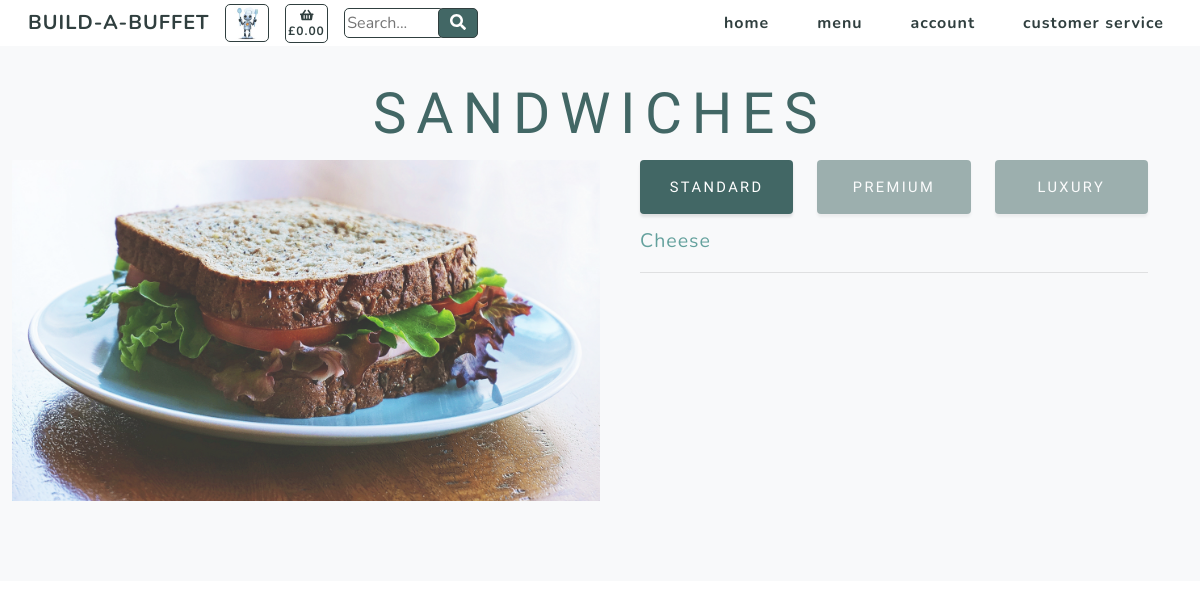
Screenshot of /products/?category=sandwiches with the database file from the repository.
### products/models.py (models this page shows, shortened)
class Category(models.Model):
    class Meta:
        verbose_name_plural = 'Categories'
    name = models.CharField(max_length=254)
    friendly_name = models.CharField(max_length=254, null=True, blank=True)
    image = models.ImageField(null=True, blank=True)

class Product(models.Model):
    category = models.ForeignKey('Category', null=True, blank=True,
                                 on_delete=models.SET_NULL)
    sku = models.CharField(max_length=254, null=True, blank=True)
    name = models.CharField(max_length=254)
    description = models.TextField()
    price = models.DecimalField(max_digits=6, decimal_places=2)
    range = models.CharField(max_length=254, null=True, blank=True)

### products/views.py (the view)
# urls.py: path('products/', include('products.urls')),
def products(request):
    """ check for a basket cookie """
    context_items = basket_context(request)
    basket_total = context_items['basket_total']
    cookie_key = context_items['cookie_key']
    category = ""
    range = ""
    image = ""
    categories = Category.objects.all()
    products = Product.objects.all()
    if request.GET:
        if 'category' in request.GET:
            category = request.GET['category']
            products = products.filter(category__name=category)
            range = "standard"
            image = categories.filter(name=category)
        if 'category_range' in request.GET:
            category_range = request.GET['category_range']
            category_range_list = category_range.split(',')
            category = category_range_list[0]
            range = category_range_list[1]
            image = categories.filter(name=category)
    context = {
            'products': products,
            'category': category,
            'range': range,
            'image': image,
            'cookie_key': cookie_key,
            'basket_total': basket_total
        }
    return render(request, 'products/products.html', context)

### basket/contexts.py (called while the page is built)
def basket_context(request):
    cookie_key = settings.COOKIE_KEY
    try:
        cookie = request.COOKIES[cookie_key]
        basket_total = Basket.objects.filter(cookie=cookie).aggregate(Sum('total_price'))
        if basket_total['total_price__sum'] is None:
            basket_total = ""
    except KeyError:
        basket_total = ""
        cookie = 99999999
    context = {
            'cookie': cookie,
            'cookie_key': cookie_key,
            'basket_total': basket_total,
        }
    return context

### products/templates/products/products.html (shortened to what this page needs)
{% extends "base.html" %}
{% load static %}
{% block content %}
    <section class="products-section bg-light" id="products">
        <div class="container">
            <div class="row justify-content-center no-gutters">
                <div class="col-xl-12">
                    {% if category %}
                        <h1 class="product-text-one mx-auto text-uppercase text-center flex-margin-b text-blue">{{ category }}</h1>
                    {% else %}
                        <h1 class="product-text-one mx-auto text-uppercase text-center flex-margin-b text-blue">Error</h1>
                    {% endif %}
                </div>
                <div class="col-xl-6">
                    {% if category %}
                        {% for image in image %}
                            <img class="img-fluid image-80" src="{{ image.image }}" alt="{{ category }} image" />
                        {% endfor %}
                    {% else %}
                        <img class="img-fluid image-80" src="/media/assets/img/pexels-kaboompics-com-5928.jpg" alt="salad bowl" />
                    {% endif %}
                </div>
                <div class="col-xl-6">
                    <div class="text-center h-100 project">
                        <div class="d-flex h-100">
                            <div class="product-container w-100 mt-0 text-center text-xl-left">
                                <div class="row">
                                    <div class="col-4">
                                        {% if range == "standard" %}
                                            <a class="product-selected masthead-button opaque-100 btn btn-primary js-scroll-trigger flex-margin-b" href="{% url 'products' %}?category_range={{ category }},standard">Standard</a>
                                        {% else %}
                                            <a class="product-unselected masthead-button opaque-100 btn btn-primary js-scroll-trigger flex-margin-b" href="{% url 'products' %}?category_range={{ category }},standard">Standard</a>
                                        {% endif %}
                                    </div>
                                    <div class="col-4">
                                        {% if range == "premium" %}
                                            <a class="product-selected masthead-button opaque-100 btn btn-primary js-scroll-trigger flex-margin-b" href="{% url 'products' %}?category_range={{ category }},premium">Premium</a>
                                        {% else %}
                                            <a class="product-unselected masthead-button opaque-100 btn btn-primary js-scroll-trigger flex-margin-b" href="{% url 'products' %}?category_range={{ category }},premium">Premium</a>
                                        {% endif %}
                                    </div>
                                    <div class="col-4">
                                        {% if range == "luxury" %}
                                            <a class="product-selected masthead-button opaque-100 btn btn-primary js-scroll-trigger flex-margin-b" href="{% url 'products' %}?category_range={{ category }},luxury">Luxury</a>
                                        {% else %}
                                            <a class="product-unselected masthead-button opaque-100 btn btn-primary js-scroll-trigger flex-margin-b" href="{% url 'products' %}?category_range={{ category }},luxury">Luxury</a>
                                        {% endif %}
                                    </div>
                                </div>
                                {% for product in products %}
                                    {% if range %}
                                        {% if product.range == range %}
                                            <div class="mx-auto flex-margin-b text-blue">
                                                <a class="product-text-two" href="{% url 'product_detail' %}?category_product={{ category }},{{ product.name }},selected-one">{{ product.name }}</a>
                                            </div>
                                        {% endif %}
                                    {% else %}
                                        {% if product.range == "standard" %}
                                            <div class="product-text-two mx-auto flex-margin-b text-blue">
                                                {{ product.name }}
                                            </div>
                                        {% endif %}
                                    {% endif %}
                                {% endfor %}
                                <hr class="d-none d-xl-block mb-0 ml-0" />
                            </div>
                        </div>
                    </div>
                </div>
            </div>
        </div>
    </section>
{% endblock %}

### rows the page displays
Category: image (picture)
Product: name "Cheese"

### other values shown
{{ category }} "SANDWICHES"
